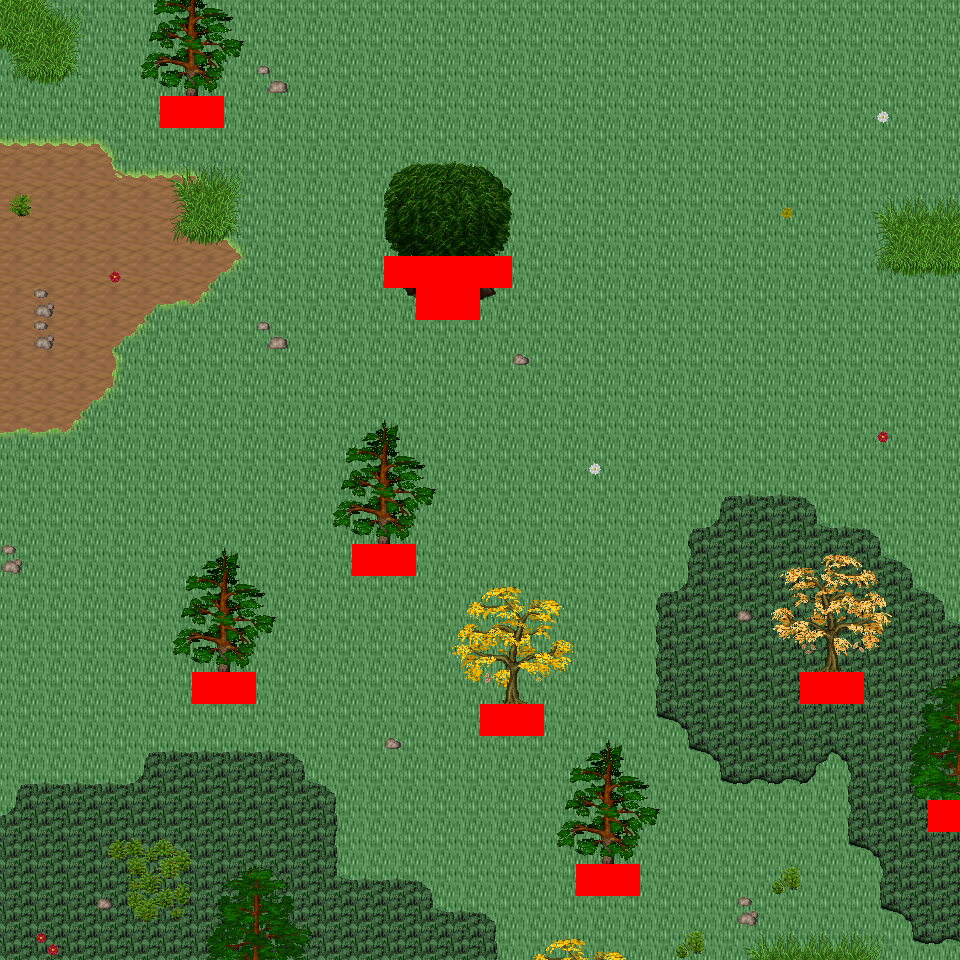

Below is a game level as drawn by its tile map, then a one-line description and the .tmx that defines it (tile-layer data replaced by summaries):
An orthogonal 30x30 tile map with 32x32 px tiles, 6 tile layers (Ground, Object, Object2, Above, ...), 33 tilesets and 5 objects (5x mapExit).

<map version="1.0" orientation="orthogonal" renderorder="right-down" width="30" height="30" tilewidth="32" tileheight="32" nextobjectid="6">
  <tileset firstgid="1" name="tileset_logic_collision" tilewidth="32" tileheight="32" tilecount="1" columns="1">
    <image source="../drawable/tileset_logic_collision.png" width="32" height="32" />
  </tileset>
  <tileset firstgid="2" name="tileset_ground_ground" tilewidth="32" tileheight="32" tilecount="33" columns="3">
    <image source="../drawable/tileset_ground_ground.png" width="96" height="352" />
  </tileset>
  <tileset firstgid="35" name="tileset_building_house_3" tilewidth="32" tileheight="32" tilecount="48" columns="6">
    <image source="../drawable/tileset_building_house_3.png" width="192" height="256" />
  </tileset>
  <tileset firstgid="83" name="tileset_building_house_chalet" tilewidth="32" tileheight="32" tilecount="56" columns="7">
    <image source="../drawable/tileset_building_house_chalet.png" width="224" height="256" />
  </tileset>
  <tileset firstgid="139" name="tileset_terrain_grassland" tilewidth="32" tileheight="32" tilecount="88" columns="8">
    <image source="../drawable/tileset_terrain_grassland.png" width="256" height="352" />
  </tileset>
  <tileset firstgid="227" name="tileset_ground_grass_edges" tilewidth="32" tileheight="32" tilecount="36" columns="12">
    <image source="../drawable/tileset_ground_grass_edges.png" width="384" height="96" />
  </tileset>
  <tileset firstgid="263" name="tileset_ground_grass_corners" tilewidth="32" tileheight="32" tilecount="24" columns="6">
    <image source="../drawable/tileset_ground_grass_corners.png" width="192" height="128" />
  </tileset>
  <tileset firstgid="287" name="tileset_ground_grass_2" tilewidth="32" tileheight="32" tilecount="21" columns="3">
    <image source="../drawable/tileset_ground_grass_2.png" width="96" height="224" />
  </tileset>
  <tileset firstgid="308" name="tileset_plant_tree_fall_trees" tilewidth="32" tileheight="32" tilecount="40" columns="8">
    <image source="../drawable/tileset_plant_tree_fall_trees.png" width="256" height="160" />
  </tileset>
  <tileset firstgid="348" name="tileset_plant_tree_pine_tree" tilewidth="32" tileheight="32" tilecount="20" columns="4">
    <image source="../drawable/tileset_plant_tree_pine_tree.png" width="128" height="160" />
  </tileset>
  <tileset firstgid="368" name="tileset_plant_tree_pine_tree_1" tilewidth="32" tileheight="32" tilecount="20" columns="4">
    <image source="../drawable/tileset_plant_tree_pine_tree_1.png" width="128" height="160" />
  </tileset>
  <tileset firstgid="388" name="tileset_plant_tree_tree_darkgreen" tilewidth="32" tileheight="32" tilecount="88" columns="8">
    <image source="../drawable/tileset_plant_tree_tree_darkgreen.png" width="256" height="352" />
  </tileset>
  <tileset firstgid="476" name="tileset_plant_tree_evergreen" tilewidth="32" tileheight="32" tilecount="36" columns="3">
    <image source="../drawable/tileset_plant_tree_evergreen.png" width="96" height="384" />
  </tileset>
  <tileset firstgid="512" name="tileset_plant_tree_dead_tree_3" tilewidth="32" tileheight="32" tilecount="16" columns="4">
    <image source="../drawable/tileset_plant_tree_dead_tree_3.png" width="128" height="128" />
  </tileset>
  <tileset firstgid="528" name="tileset_plant_stump_hollow_logs" tilewidth="32" tileheight="32" tilecount="6" columns="3">
    <image source="../drawable/tileset_plant_stump_hollow_logs.png" width="96" height="64" />
  </tileset>
  <tileset firstgid="534" name="tileset_plant_stump_stump_purple" tilewidth="32" tileheight="32" tilecount="4" columns="2">
    <image source="../drawable/tileset_plant_stump_stump_purple.png" width="64" height="64" />
  </tileset>
  <tileset firstgid="538" name="tileset_plant_leaves" tilewidth="32" tileheight="32" tilecount="8" columns="4">
    <image source="../drawable/tileset_plant_leaves.png" width="128" height="64" />
  </tileset>
  <tileset firstgid="546" name="tileset_building_door_brown_door" tilewidth="32" tileheight="32" tilecount="3" columns="1">
    <image source="../drawable/tileset_building_door_brown_door.png" width="32" height="96" />
  </tileset>
  <tileset firstgid="549" name="tileset_item_pot_barrel_with_flower" tilewidth="32" tileheight="32" tilecount="2" columns="2">
    <image source="../drawable/tileset_item_pot_barrel_with_flower.png" width="64" height="32" />
  </tileset>
  <tileset firstgid="551" name="tileset_ground_rock_pebbles" tilewidth="32" tileheight="32" tilecount="3" columns="1">
    <image source="../drawable/tileset_ground_rock_pebbles.png" width="32" height="96" />
  </tileset>
  <tileset firstgid="554" name="tileset_plant_mushroom3" tilewidth="32" tileheight="32" tilecount="2" columns="2">
    <image source="../drawable/tileset_plant_mushroom3.png" width="64" height="32" />
  </tileset>
  <tileset firstgid="556" name="tileset_plant_bush_large_green" tilewidth="32" tileheight="32" tilecount="9" columns="3">
    <image source="../drawable/tileset_plant_bush_large_green.png" width="96" height="96" />
  </tileset>
  <tileset firstgid="565" name="tileset_plant_flower_daisy_blue" tilewidth="32" tileheight="32" tilecount="8" columns="2">
    <image source="../drawable/tileset_plant_flower_daisy_blue.png" width="64" height="128" />
  </tileset>
  <tileset firstgid="573" name="tileset_plant_flower_daisy_red" tilewidth="32" tileheight="32" tilecount="8" columns="2">
    <image source="../drawable/tileset_plant_flower_daisy_red.png" width="64" height="128" />
  </tileset>
  <tileset firstgid="581" name="tileset_plant_flower_daisy_white" tilewidth="32" tileheight="32" tilecount="8" columns="2">
    <image source="../drawable/tileset_plant_flower_daisy_white.png" width="64" height="128" />
  </tileset>
  <tileset firstgid="589" name="tileset_plant_flower_daisy_yellow" tilewidth="32" tileheight="32" tilecount="8" columns="2">
    <image source="../drawable/tileset_plant_flower_daisy_yellow.png" width="64" height="128" />
  </tileset>
  <tileset firstgid="597" name="tileset_plant_flower_stone_edge_beds" tilewidth="32" tileheight="32" tilecount="24" columns="8">
    <image source="../drawable/tileset_plant_flower_stone_edge_beds.png" width="256" height="96" />
  </tileset>
  <tileset firstgid="621" name="tileset_logic_creature_human_evil" tilewidth="32" tileheight="32" tilecount="16" columns="8">
    <image source="../drawable/tileset_logic_creature_human_evil.png" width="256" height="64" />
  </tileset>
  <tileset firstgid="637" name="tileset_logic_creature_animal" tilewidth="32" tileheight="32" tilecount="32" columns="8">
    <image source="../drawable/tileset_logic_creature_animal.png" width="256" height="128" />
  </tileset>
  <tileset firstgid="669" name="tileset_ground_tall_grass" tilewidth="32" tileheight="32" tilecount="15" columns="5">
    <image source="../drawable/tileset_ground_tall_grass.png" width="160" height="96" />
  </tileset>
  <tileset firstgid="684" name="tileset_logic_creature_reptile" tilewidth="32" tileheight="32" tilecount="7" columns="7">
    <image source="../drawable/tileset_logic_creature_reptile.png" width="224" height="32" />
  </tileset>
  <tileset firstgid="691" name="tileset_logic_creature_fowl" tilewidth="32" tileheight="32" tilecount="6" columns="6">
    <image source="../drawable/tileset_logic_creature_fowl.png" width="192" height="32" />
  </tileset>
  <tileset firstgid="697" name="tileset_object_stone_well" tilewidth="32" tileheight="32" tilecount="6" columns="2">
    <image source="../drawable/tileset_object_stone_well.png" width="64" height="96" />
  </tileset>
  <layer name="Ground" width="30" height="30">
    <data>[900 cells, 900 non-empty, 3 distinct tile ids]</data>
  </layer>
  <layer name="Object" width="30" height="30">
    <data>[900 cells, 100 non-empty, 25 distinct tile ids]</data>
  </layer>
  <layer name="Object2" width="30" height="30">
    <data>[900 cells, 72 non-empty, 42 distinct tile ids]</data>
  </layer>
  <layer name="Above" width="30" height="30">
    <data>[900 cells, 104 non-empty, 60 distinct tile ids]</data>
  </layer>
  <layer name="Above2" width="30" height="30">
    <data>[900 cells, 20 non-empty, 14 distinct tile ids]</data>
  </layer>
  <layer name="Walkable" width="30" height="30">
    <data>[900 cells, 19 non-empty, 1 distinct tile ids]</data>
  </layer>
  <objectgroup name="MapEvents">
    <object id="1" name="north" type="mapExit" x="0" y="0" width="960" height="32">
      <properties>
        <property name="map" value="level_0_x19_y10" />
        <property name="x" value="0" />
        <property name="y" value="28" />
      </properties>
    </object>
    <object id="2" name="south" type="mapExit" x="0" y="928" width="960" height="32">
      <properties>
        <property name="map" value="level_0_x19_y12" />
        <property name="x" value="0" />
        <property name="y" value="1" />
      </properties>
    </object>
    <object id="3" name="west" type="mapExit" x="0" y="0" width="32" height="960">
      <properties>
        <property name="map" value="level_0_x18_y11" />
        <property name="x" value="28" />
        <property name="y" value="0" />
      </properties>
    </object>
    <object id="4" name="east" type="mapExit" x="928" y="0" width="32" height="800">
      <properties>
        <property name="map" value="level_0_x20_y11" />
        <property name="x" value="1" />
        <property name="y" value="0" />
      </properties>
    </object>
    <object id="5" name="east2" type="mapExit" x="928" y="832" width="32" height="128">
      <properties>
        <property name="map" value="level_0_x20_y11" />
        <property name="x" value="1" />
        <property name="y" value="26" />
      </properties>
    </object>
  </objectgroup>
</map>
